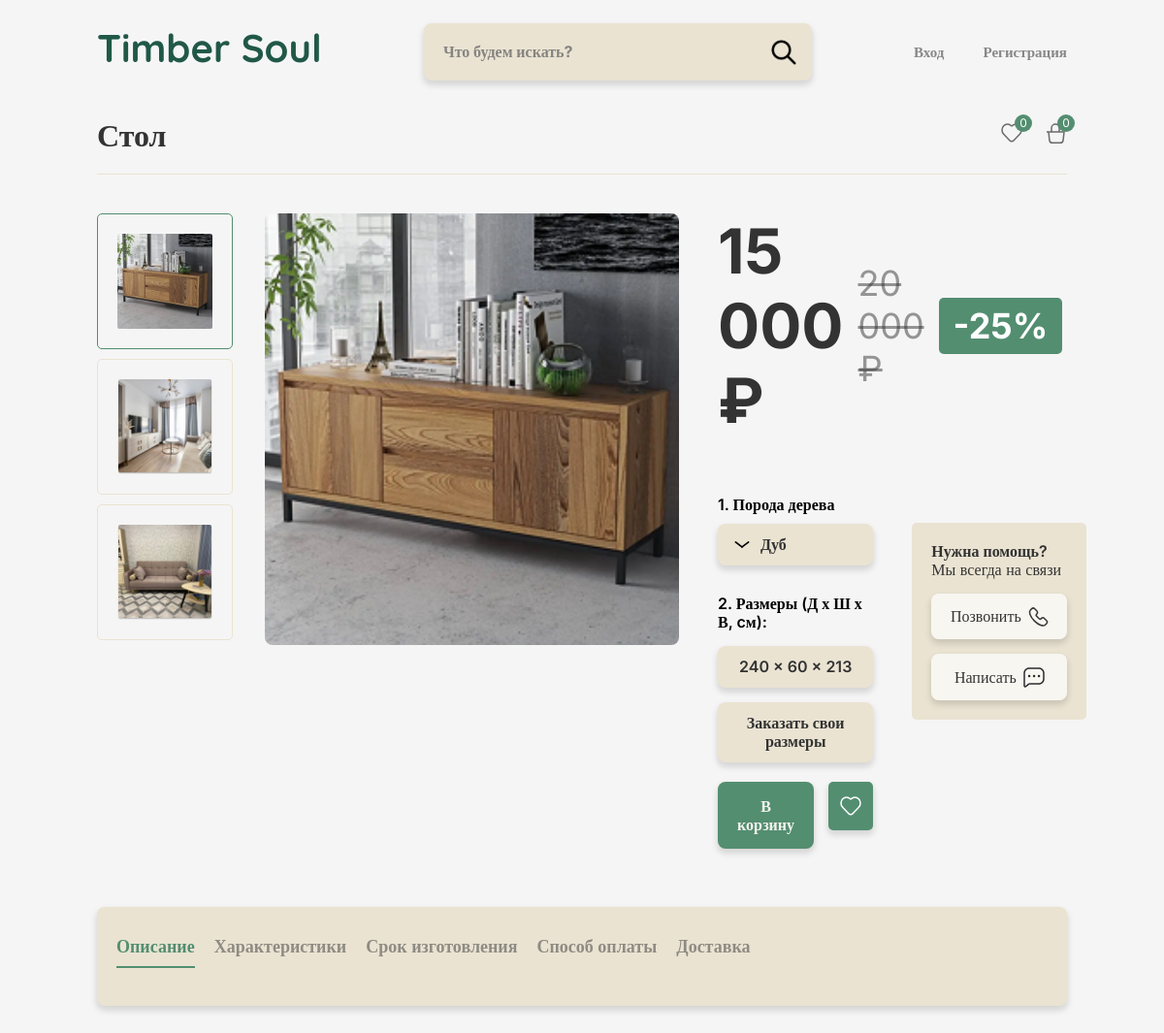
The app's page /product.php?id=3 with its own data.
### tables this page shows
CREATE TABLE `products` (
  `id` int(11) NOT NULL,
  `name` varchar(100) NOT NULL,
  `type` varchar(50) NOT NULL,
  `price` decimal(10,2) NOT NULL,
  `old_price` decimal(10,2) NOT NULL,
  `discount` int(11) NOT NULL,
  `width` int(10) NOT NULL,
  `height` int(10) NOT NULL,
  `depth` int(10) NOT NULL,
  `material` varchar(50) NOT NULL,
  `image` varchar(255) NOT NULL,
  `description` text DEFAULT NULL,
  `characteristics` text DEFAULT NULL,
  `production_time` varchar(50) DEFAULT NULL,
  `payment_methods` text DEFAULT NULL,
  `delivery_info` text DEFAULT NULL
);

### product.php (the view, shortened to what this page needs)
<?php
$conn = new mysqli("localhost", "root", "root", "catalog");
$product_id = $_GET['id'] ?? 0;
$product = [];
if ($product_id) {
    $stmt = $conn->prepare("SELECT * FROM products WHERE id = ?");
    $stmt->bind_param("i", $product_id);
    $stmt->execute();
    $result = $stmt->get_result();
    $product = $result->fetch_assoc();
}
$additional_images = ['comod.png', 'comod.png', 'comod.png'];
?>
<!DOCTYPE html>
<html lang="ru">
<head>
    <link rel="stylesheet" href="styles.css">
</head>
<body>
    <div class="container">
        <div class="container_content">
<?php
require_once 'header.php';
?>
        </div>
        <main>
            <section class="container_content product-page">
                <div class="product-header">
                    <h1><?php echo htmlspecialchars($product['name']); ?></h1>
                    <div class="header-counters">
                        <a href="#" class="counter like-counter">
                            <span class="counter-badge">0</span>
                        </a>
                        <a href="cart.php" class="counter cart-counter">
                            <span class="counter-badge">0</span>
                        </a>
                    </div>
                </div>
                <div class="product-layout">
                    <div class="product-gallery">
                        <div class="thumbnails">
                            <?php foreach ($additional_images as $index => $image): ?>
                                <div class="thumbnail <?php echo $index === 0 ? 'active' : ''; ?>" data-image="<?php echo ($index + 1) . htmlspecialchars($image); ?>">
                                    <img src="./img/<?php echo ($index + 1) . htmlspecialchars($image); ?>" alt="Изображение товара <?php echo $index + 1; ?>">
                                </div>
                            <?php endforeach; ?>
                        </div>
                        <div class="main-image">
                            <img src="./img/<?php echo htmlspecialchars($product['image']); ?>" alt="<?php echo htmlspecialchars($product['name']); ?>">
                        </div>
                    </div>
                    <div class="product-info">
                        <div class="price-section">
                            <span class="current-price"><?php echo number_format($product['price'], 0, '', ' '); ?> ₽</span>
                            <span class="old-price"><?php echo number_format($product['old_price'], 0, '', ' '); ?> ₽</span>
                            <span class="discount">-<?php echo $product['discount']; ?>%</span>
                        </div>
                        <div class="product_all_side">
                            <div class="product_left_info">
                                <div class="material-selection">
                                    <h3>1. Порода дерева</h3>
                                    <select class="material-select">
                                        <option value="дуб" <?php echo $product['material'] === 'дуб' ? 'selected' : ''; ?>>Дуб</option>
                                    </select>
                                </div>
                                <div class="dimensions">
                                    <h3>2. Размеры (Д х Ш х В, cм):</h3>
                                    <p class="size_product"><?php echo $product['width']; ?> × <?php echo $product['depth']; ?> × <?php echo $product['height']; ?></p>
                                </div>
                                <button class="btn custom-dimensions-btn">Заказать свои размеры</button>
                                <div class="product-actions">
                                    <button class="btn add-to-cart">В корзину</button>
                                    <button class="to_like like-btn" data-id="<?php echo $product['id']; ?>">
                                    </button>
                                </div>
                            </div>
                            <div class="support-block">
                                <h3>Нужна помощь?</h3>
                                <p>Мы всегда на связи</p>
                                <div class="support-actions">
                                    <button class="btn support-btn">Позвонить
                                    </button>
                                    <button class="btn support-btn">Написать
                                    </button>
                                </div>
                            </div>
                        </div>
                    </div>
                </div>
                <div class="product-tabs">
                    <div class="tab-header">
                        <button class="tab-link active" data-tab="description">Описание</button>
                        <button class="tab-link" data-tab="characteristics">Характеристики</button>
                        <button class="tab-link" data-tab="production">Срок изготовления</button>
                        <button class="tab-link" data-tab="payment">Способ оплаты</button>
                        <button class="tab-link" data-tab="delivery">Доставка</button>
                    </div>
                </div>
            </section>
        </main>
    </div>
</body>
</html>

### styles.css (style rules this page uses)
* { margin: 0; padding: 0; box-sizing: border-box; }
body { font-family: Arial, sans-serif; margin: 0; padding: 0; background-color: #f5f5f5; }
a { text-decoration: none; color: inherit; }
.container { display: block; position: relative; max-width: 1480px; margin: 0 auto; }
.container_content { padding-left: 100px; padding-right: 100px; width: 100%; }
.tab-header { display: flex; position: relative; margin-bottom: 30px; gap: 60px; }
.tab-link { padding: 10px 0px; background: none; border: none; cursor: pointer; position: relative; transition: all 0.3s ease; font-family: 'Inter'; font-style: normal; font-weight: 700; font-size: 20px; line-height: 24px; color: rgba(51, 51, 51, 0.5); }
.tab-link.active { color: #333333; }
.tab-link.active::after { content: ''; position: absolute; bottom: -1px; left: 0; width: 100%; height: 2px; background: #333333; }
main { display: flex; flex-direction: column; }
.btn { border: none; border-radius: 5px; cursor: pointer; text-decoration: none; }
.product-gallery img { max-width: 300px; }
.header-counters { display: flex; gap: 20px; align-items: center; }
.counter { position: relative; cursor: pointer; }
.counter-badge { position: absolute; top: -8px; right: -8px; background: #538E70; color: white; border-radius: 50%; width: 18px; height: 18px; display: flex; align-items: center; justify-content: center; font-size: 12px; }
.counter-badge { position: absolute; top: -8px; right: -8px; background: #538E70; color: white; border-radius: 50%; width: 18px; height: 18px; display: flex; align-items: center; justify-content: center; font-size: 12px; font-family: 'Inter', sans-serif; }
.like-btn { cursor: pointer; transition: all 0.3s; }
.product-info { padding: 20px 0px; }
.price-section { display: flex; align-items: center; justify-content: space-between; gap: 12px; margin-bottom: 5px; }
.current-price { font-family: 'Inter'; font-style: normal; font-weight: 700; font-size: 18px; line-height: 22px; color: #333333; }
.old-price { font-size: 14px; color: #999; text-decoration: line-through; }
.discount { font-family: 'Inter'; font-style: normal; font-weight: 600; font-size: 18px; line-height: 22px; padding: 4.5px 7px; color: #FFFFFF; background: #538E70; border-radius: 5px; margin-left: auto; }
.add-to-cart { display: flex; flex-direction: row; justify-content: center; align-items: center; padding: 11px 54px; gap: 25px; background: #538E70; box-shadow: 0px 4px 6px 1px rgba(0, 0, 0, 0.13); border-radius: 5px; font-family: 'Inter'; font-style: normal; font-weight: 600; font-size: 16px; line-height: 19px; color: #F5F3EF; }
.to_like { display: flex; flex-direction: row; justify-content: center; align-items: center; gap: 25px; width: 42px; height: 42px; background: #538E70; box-shadow: 0px 4px 6px 1px rgba(0, 0, 0, 0.13); border-radius: 5px; border: none; }

### records on screen
products: name "Стол", image (picture), price "15 000", old_price "20 000", discount "25", width "240", depth "60", height "213"
